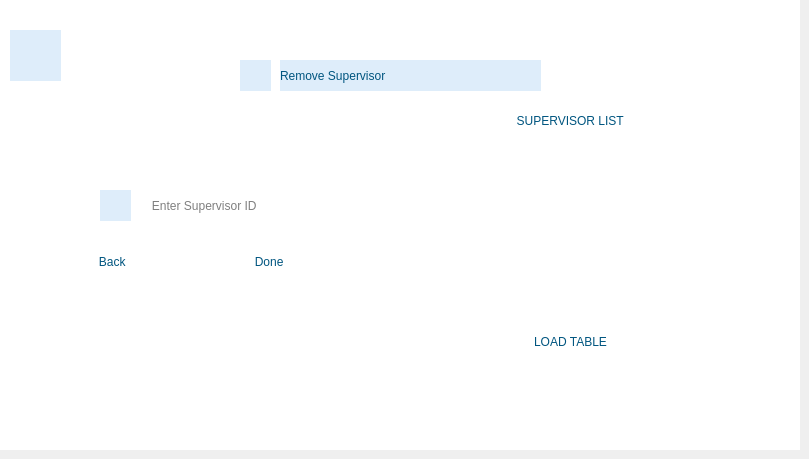
      <widget class="QWidget" name="Remove_sup">
       <widget class="QLineEdit" name="remove_sup_id">
        <property name="geometry">
         <rect>
          <x>140</x>
          <y>190</y>
          <width>141</width>
          <height>31</height>
         </rect>
        </property>
        <property name="styleSheet">
         <string notr="true">background-color: rgb(255, 255, 255);
border-radius: 6px;</string>
        </property>
        <property name="placeholderText">
         <string>   Enter Supervisor ID</string>
        </property>
       </widget>
       <widget class="QPushButton" name="back_sup_2">
        <property name="geometry">
         <rect>
          <x>70</x>
          <y>250</y>
          <width>81</width>
          <height>24</height>
         </rect>
        </property>
        <property name="styleSheet">
         <string notr="true">color: rgb(0, 85, 127);
background-color: rgb(255, 255, 255);
font: 700 10pt &quot;Segoe UI&quot;;
border-radius: 6px;</string>
        </property>
        <property name="text">
         <string> Back</string>
        </property>
        <property name="icon">
         <iconset resource="IMAGE.qrc">
          <normaloff>:/pic/images/back.png</normaloff>:/pic/images/back.png</iconset>
        </property>
       </widget>
       <widget class="QLabel" name="label_53">
        <property name="geometry">
         <rect>
          <x>0</x>
          <y>0</y>
          <width>800</width>
          <height>450</height>
         </rect>
        </property>
        <property name="text">
         <string/>
        </property>
        <property name="pixmap">
         <pixmap>:/pic/images/Rem Sup.png</pixmap>
        </property>
        <property name="scaledContents">
         <bool>true</bool>
        </property>
       </widget>
       <widget class="QLabel" name="label_39">
        <property name="geometry">
         <rect>
          <x>0</x>
          <y>0</y>
          <width>800</width>
          <height>450</height>
         </rect>
        </property>
        <property name="styleSheet">
         <string notr="true">background-color: rgb(255, 255, 255);</string>
        </property>
        <property name="text">
         <string/>
        </property>
        <property name="pixmap">
         <pixmap>:/pic/images/R_Sup.png</pixmap>
        </property>
        <property name="scaledContents">
         <bool>true</bool>
        </property>
       </widget>
       <widget class="QPushButton" name="pushButton_41">
        <property name="geometry">
         <rect>
          <x>230</x>
          <y>250</y>
          <width>75</width>
          <height>24</height>
         </rect>
        </property>
        <property name="styleSheet">
         <string notr="true">color: rgb(0, 85, 127);
background-color: rgb(255, 255, 255);
font: 700 10pt &quot;Segoe UI&quot;;
border-radius: 6px;</string>
        </property>
        <property name="text">
         <string> Done</string>
        </property>
        <property name="icon">
         <iconset resource="IMAGE.qrc">
          <normaloff>:/pic/images/OK.png</normaloff>:/pic/images/OK.png</iconset>
        </property>
       </widget>
       <widget class="QLabel" name="label_40">
        <property name="geometry">
         <rect>
          <x>0</x>
          <y>0</y>
          <width>800</width>
          <height>450</height>
         </rect>
        </property>
        <property name="styleSheet">
         <string notr="true">background-color: rgb(255, 255, 255);</string>
        </property>
        <property name="text">
         <string/>
        </property>
        <property name="pixmap">
         <pixmap resource="IMAGE.qrc">:/pic/images/BackGround.png</pixmap>
        </property>
        <property name="scaledContents">
         <bool>true</bool>
        </property>
       </widget>
       <widget class="QTableView" name="tableView_rs">
        <property name="geometry">
         <rect>
          <x>365</x>
          <y>131</y>
          <width>401</width>
          <height>201</height>
         </rect>
        </property>
        <property name="styleSheet">
         <string notr="true">background-color: rgb(255, 255, 255);
border-radius: 6px;</string>
        </property>
       </widget>
       <widget class="QPushButton" name="pushButton_80">
        <property name="geometry">
         <rect>
          <x>510</x>
          <y>330</y>
          <width>121</width>
          <height>24</height>
         </rect>
        </property>
        <property name="styleSheet">
         <string notr="true">color: rgb(0, 85, 127);
background-color: rgb(255, 255, 255);
font: 700 10pt &quot;Segoe UI&quot;;
border-radius: 5px;</string>
        </property>
        <property name="text">
         <string>LOAD TABLE</string>
        </property>
        <property name="icon">
         <iconset resource="IMAGE.qrc">
          <normaloff>:/pic/images/loading.png</normaloff>:/pic/images/loading.png</iconset>
        </property>
       </widget>
       <widget class="QLabel" name="label_104">
        <property name="geometry">
         <rect>
          <x>510</x>
          <y>110</y>
          <width>121</width>
          <height>21</height>
         </rect>
        </property>
        <property name="styleSheet">
         <string notr="true">color: rgb(0, 85, 127);
background-color: rgb(255, 255, 255);
font: 700 10pt &quot;Segoe UI&quot;;
border-radius: 5px;</string>
        </property>
        <property name="text">
         <string>  SUPERVISOR LIST</string>
        </property>
       </widget>
       <widget class="QLabel" name="label_147">
        <property name="geometry">
         <rect>
          <x>240</x>
          <y>60</y>
          <width>31</width>
          <height>31</height>
         </rect>
        </property>
        <property name="styleSheet">
         <string notr="true">color: rgb(0, 85, 127);
background-color: rgb(222, 237, 250);
font: 20pt &quot;Lucida Calligraphy&quot;;

</string>
        </property>
        <property name="text">
         <string/>
        </property>
        <property name="pixmap">
         <pixmap resource="IMAGE.qrc">:/pic/images/remove.png</pixmap>
        </property>
        <property name="scaledContents">
         <bool>true</bool>
        </property>
       </widget>
       <widget class="QLabel" name="label_148">
        <property name="geometry">
         <rect>
          <x>10</x>
          <y>30</y>
          <width>51</width>
          <height>51</height>
         </rect>
        </property>
        <property name="styleSheet">
         <string notr="true">color: rgb(0, 85, 127);
background-color: rgb(222, 237, 250);
font: 20pt &quot;Lucida Calligraphy&quot;;

</string>
        </property>
        <property name="text">
         <string/>
        </property>
        <property name="pixmap">
         <pixmap resource="IMAGE.qrc">:/pic/images/user (1).png</pixmap>
        </property>
        <property name="scaledContents">
         <bool>true</bool>
        </property>
       </widget>
       <widget class="QLabel" name="label_149">
        <property name="geometry">
         <rect>
          <x>280</x>
          <y>60</y>
          <width>261</width>
          <height>31</height>
         </rect>
        </property>
        <property name="styleSheet">
         <string notr="true">color: rgb(0, 85, 127);
background-color: rgb(222, 237, 250);
font: 18pt &quot;Lucida Calligraphy&quot;;

</string>
        </property>
        <property name="text">
         <string>Remove Supervisor</string>
        </property>
       </widget>
       <widget class="QLabel" name="label_150">
        <property name="geometry">
         <rect>
          <x>100</x>
          <y>190</y>
          <width>31</width>
          <height>31</height>
         </rect>
        </property>
        <property name="styleSheet">
         <string notr="true">color: rgb(0, 85, 127);
background-color: rgb(222, 237, 250);
font: 20pt &quot;Lucida Calligraphy&quot;;

</string>
        </property>
        <property name="text">
         <string/>
        </property>
        <property name="pixmap">
         <pixmap resource="IMAGE.qrc">:/pic/images/id.png</pixmap>
        </property>
        <property name="scaledContents">
         <bool>true</bool>
        </property>
       </widget>
       <zorder>label_53</zorder>
       <zorder>label_39</zorder>
       <zorder>label_40</zorder>
       <zorder>remove_sup_id</zorder>
       <zorder>back_sup_2</zorder>
       <zorder>pushButton_41</zorder>
       <zorder>tableView_rs</zorder>
       <zorder>pushButton_80</zorder>
       <zorder>label_104</zorder>
       <zorder>label_147</zorder>
       <zorder>label_148</zorder>
       <zorder>label_149</zorder>
       <zorder>label_150</zorder>
      </widget>
